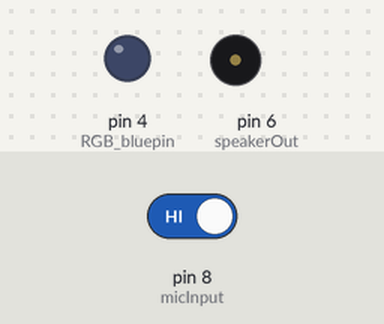
Simulated run of this sketch. Board: Arduino Uno, built with avr-gcc and run on an emulated ATmega328P. Parts: output pins drawn as LEDs (lit = HIGH), buzzer (waves = sounding). The inputs (shaded band) are chosen by the test bench; at power-on: pin 8 (micInput) HIGH.

Above: at 1.2 s.
1.3 s: pin 8 (micInput) driven LOW
At 1.77 s:
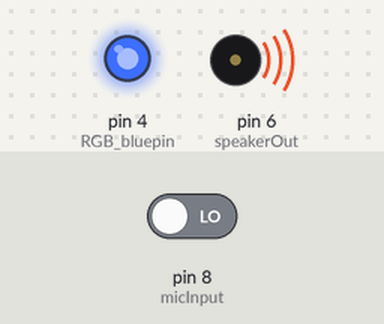
Timing chart, 0 to 4.3 s (numbered marks = the images above; inputs shaded):
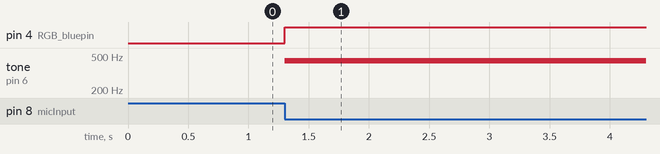

Measured:
- after the input at 1.3 s, pin 4 (RGB_bluepin): LOW → HIGH at once; tone on pin 6 (speakerOut): silent → 440 Hz at once

The sketch:

PLab_microphone_LED_and_sound.ino
```cpp
// these constants describe the pins. They won't change:

int speakerOut = 6; // Put speaker through 220 ohm on pin 9.
int micInput = 8;
int micValue = 0;
int frequency = 440;
const int RGB_bluepin = 4;

void setup()
{
  pinMode(speakerOut, OUTPUT);
  pinMode(micInput, INPUT);
  pinMode(RGB_bluepin, OUTPUT);   // sets the pin as output
}

void loop()
{
   micValue = digitalRead(micInput);
   digitalWrite(RGB_bluepin, !micValue);
   if (!micValue) {
       tone(speakerOut,frequency,50); delay(50);
   }
}
```
